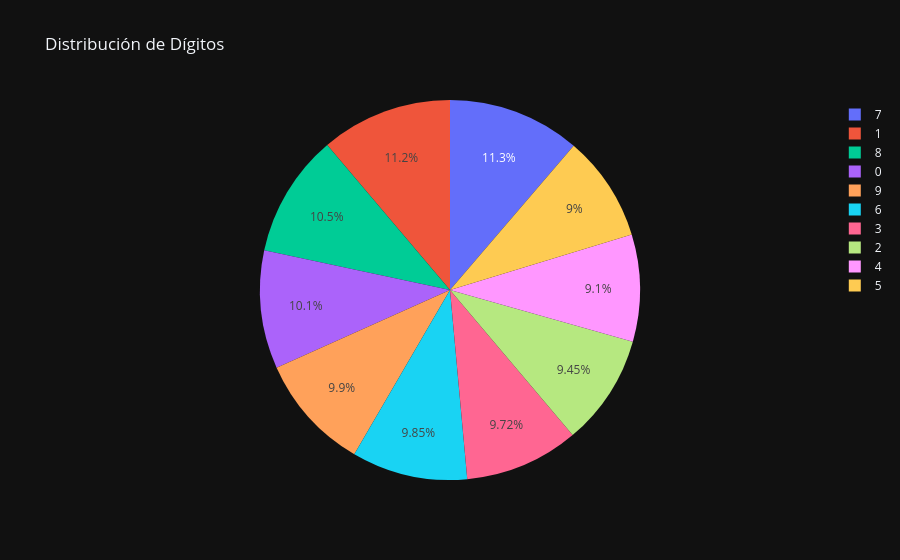

The cell this chart's notebook holds for it:
### Code cell
label_counts = df["label"].value_counts()
fig = px.pie(values=label_counts, names=label_counts.index, title="Distribución de Dígitos")
fig.show()

### Figure 1 — Plotly figure (JSON) as saved in the notebook; plotly's stock layout.template omitted (floating-point values rounded to 4 significant figures)
{"data": [{"domain": {"x": [0, 1], "y": [0, 1]}, "hovertemplate": "label=%{label}<br>value=%{value}<extra></extra>", "labels": [7, 1, 8, 0, 9, 6, 3, 2, 4, 5], "legendgroup": "", "name": "", "showlegend": true, "type": "pie", "values": [677, 671, 628, 603, 594, 591, 583, 567, 546, 540]}], "layout": {"legend": {"tracegroupgap": 0}, "title": {"text": "Distribución de Dígitos"}}}
